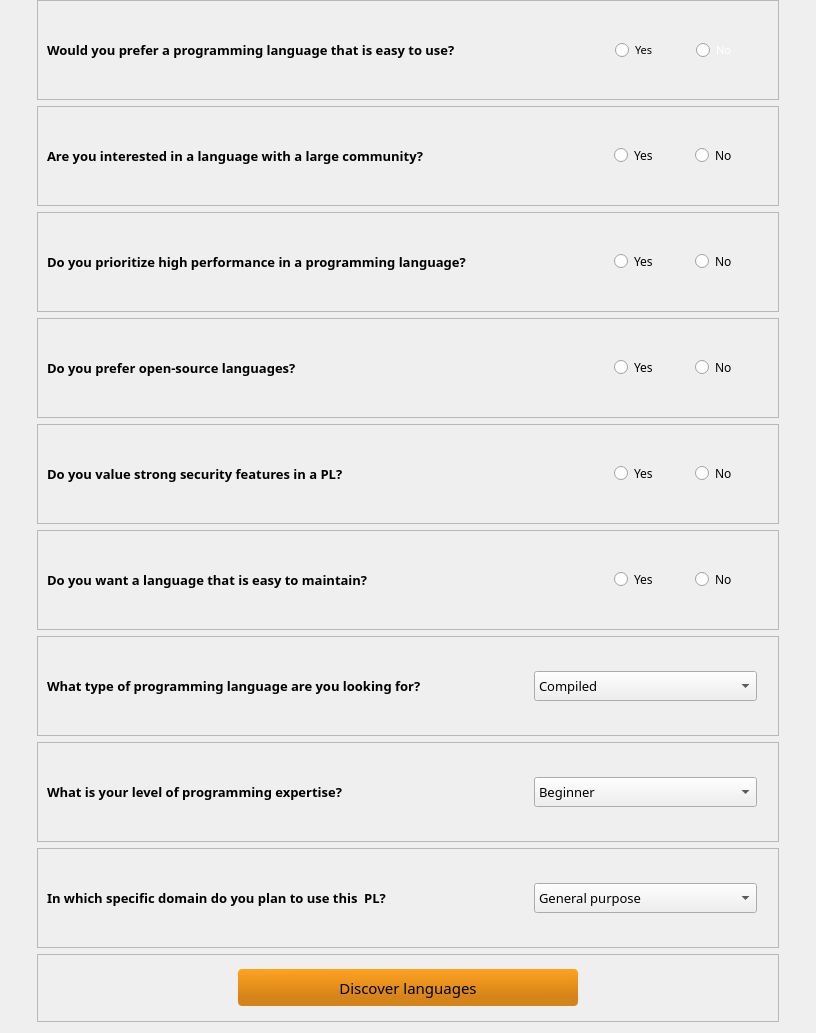
             <widget class="QWidget" name="scrollAreaWidgetContents">
              <property name="geometry">
               <rect>
                <x>0</x>
                <y>-756</y>
                <width>816</width>
                <height>1031</height>
               </rect>
              </property>
              <property name="styleSheet">
               <string notr="true"/>
              </property>
              <layout class="QVBoxLayout" name="verticalLayout_4">
               <property name="leftMargin">
                <number>37</number>
               </property>
               <property name="topMargin">
                <number>0</number>
               </property>
               <property name="rightMargin">
                <number>37</number>
               </property>
               <item>
                <widget class="QFrame" name="q1">
                 <property name="sizePolicy">
                  <sizepolicy hsizetype="Preferred" vsizetype="Preferred">
                   <horstretch>0</horstretch>
                   <verstretch>0</verstretch>
                  </sizepolicy>
                 </property>
                 <property name="minimumSize">
                  <size>
                   <width>0</width>
                   <height>100</height>
                  </size>
                 </property>
                 <property name="frameShape">
                  <enum>QFrame::StyledPanel</enum>
                 </property>
                 <property name="frameShadow">
                  <enum>QFrame::Raised</enum>
                 </property>
                 <layout class="QHBoxLayout" name="horizontalLayout_4">
                  <item>
                   <widget class="QLabel" name="ques">
                    <property name="minimumSize">
                     <size>
                      <width>500</width>
                      <height>0</height>
                     </size>
                    </property>
                    <property name="font">
                     <font>
                      <family>Montserrat Alternates Medium</family>
                      <pointsize>10</pointsize>
                      <weight>75</weight>
                      <bold>true</bold>
                     </font>
                    </property>
                    <property name="text">
                     <string>Would you prefer a programming language that is easy to use? </string>
                    </property>
                   </widget>
                  </item>
                  <item alignment="Qt::AlignRight">
                   <widget class="QRadioButton" name="yes">
                    <property name="font">
                     <font>
                      <family>Montserrat Alternates</family>
                      <pointsize>8</pointsize>
                     </font>
                    </property>
                    <property name="text">
                     <string>Yes</string>
                    </property>
                   </widget>
                  </item>
                  <item alignment="Qt::AlignHCenter">
                   <widget class="QRadioButton" name="no">
                    <property name="font">
                     <font>
                      <family>Montserrat Alternates</family>
                      <pointsize>8</pointsize>
                     </font>
                    </property>
                    <property name="styleSheet">
                     <string notr="true">color: rgb(255, 255, 255);</string>
                    </property>
                    <property name="text">
                     <string>No</string>
                    </property>
                   </widget>
                  </item>
                 </layout>
                </widget>
               </item>
               <item>
                <widget class="QFrame" name="q2">
                 <property name="sizePolicy">
                  <sizepolicy hsizetype="Preferred" vsizetype="Preferred">
                   <horstretch>0</horstretch>
                   <verstretch>0</verstretch>
                  </sizepolicy>
                 </property>
                 <property name="minimumSize">
                  <size>
                   <width>0</width>
                   <height>100</height>
                  </size>
                 </property>
                 <property name="frameShape">
                  <enum>QFrame::StyledPanel</enum>
                 </property>
                 <property name="frameShadow">
                  <enum>QFrame::Raised</enum>
                 </property>
                 <layout class="QHBoxLayout" name="horizontalLayout_11">
                  <item>
                   <widget class="QLabel" name="ques2">
                    <property name="minimumSize">
                     <size>
                      <width>500</width>
                      <height>0</height>
                     </size>
                    </property>
                    <property name="font">
                     <font>
                      <family>Montserrat Alternates Medium</family>
                      <pointsize>10</pointsize>
                      <weight>75</weight>
                      <bold>true</bold>
                     </font>
                    </property>
                    <property name="text">
                     <string>Are you interested in a language with a large community? </string>
                    </property>
                   </widget>
                  </item>
                  <item alignment="Qt::AlignRight">
                   <widget class="QRadioButton" name="yes2">
                    <property name="font">
                     <font>
                      <family>Montserrat Alternates</family>
                     </font>
                    </property>
                    <property name="text">
                     <string>Yes</string>
                    </property>
                   </widget>
                  </item>
                  <item alignment="Qt::AlignHCenter">
                   <widget class="QRadioButton" name="no2">
                    <property name="font">
                     <font>
                      <family>Montserrat Alternates</family>
                     </font>
                    </property>
                    <property name="text">
                     <string>No</string>
                    </property>
                   </widget>
                  </item>
                 </layout>
                </widget>
               </item>
               <item>
                <widget class="QFrame" name="q3">
                 <property name="sizePolicy">
                  <sizepolicy hsizetype="Preferred" vsizetype="Preferred">
                   <horstretch>0</horstretch>
                   <verstretch>0</verstretch>
                  </sizepolicy>
                 </property>
                 <property name="minimumSize">
                  <size>
                   <width>0</width>
                   <height>100</height>
                  </size>
                 </property>
                 <property name="frameShape">
                  <enum>QFrame::StyledPanel</enum>
                 </property>
                 <property name="frameShadow">
                  <enum>QFrame::Raised</enum>
                 </property>
                 <layout class="QHBoxLayout" name="horizontalLayout_12">
                  <item>
                   <widget class="QLabel" name="ques3">
                    <property name="minimumSize">
                     <size>
                      <width>500</width>
                      <height>0</height>
                     </size>
                    </property>
                    <property name="font">
                     <font>
                      <family>Montserrat Alternates Medium</family>
                      <pointsize>10</pointsize>
                      <weight>75</weight>
                      <bold>true</bold>
                     </font>
                    </property>
                    <property name="text">
                     <string>Do you prioritize high performance in a programming language? </string>
                    </property>
                   </widget>
                  </item>
                  <item alignment="Qt::AlignRight">
                   <widget class="QRadioButton" name="yes3">
                    <property name="font">
                     <font>
                      <family>Montserrat Alternates</family>
                     </font>
                    </property>
                    <property name="text">
                     <string>Yes</string>
                    </property>
                   </widget>
                  </item>
                  <item alignment="Qt::AlignHCenter">
                   <widget class="QRadioButton" name="no3">
                    <property name="font">
                     <font>
                      <family>Montserrat Alternates</family>
                     </font>
                    </property>
                    <property name="text">
                     <string>No</string>
                    </property>
                   </widget>
                  </item>
                 </layout>
                </widget>
               </item>
               <item>
                <widget class="QFrame" name="q4">
                 <property name="sizePolicy">
                  <sizepolicy hsizetype="Preferred" vsizetype="Preferred">
                   <horstretch>0</horstretch>
                   <verstretch>0</verstretch>
                  </sizepolicy>
                 </property>
                 <property name="minimumSize">
                  <size>
                   <width>0</width>
                   <height>100</height>
                  </size>
                 </property>
                 <property name="frameShape">
                  <enum>QFrame::StyledPanel</enum>
                 </property>
                 <property name="frameShadow">
                  <enum>QFrame::Raised</enum>
                 </property>
                 <layout class="QHBoxLayout" name="horizontalLayout_7">
                  <item>
                   <widget class="QLabel" name="ques4">
                    <property name="minimumSize">
                     <size>
                      <width>500</width>
                      <height>0</height>
                     </size>
                    </property>
                    <property name="font">
                     <font>
                      <family>Montserrat Alternates Medium</family>
                      <pointsize>10</pointsize>
                      <weight>75</weight>
                      <bold>true</bold>
                     </font>
                    </property>
                    <property name="text">
                     <string>Do you prefer open-source languages?</string>
                    </property>
                   </widget>
                  </item>
                  <item alignment="Qt::AlignRight">
                   <widget class="QRadioButton" name="yes4">
                    <property name="font">
                     <font>
                      <family>Montserrat Alternates</family>
                     </font>
                    </property>
                    <property name="text">
                     <string>Yes</string>
                    </property>
                   </widget>
                  </item>
                  <item alignment="Qt::AlignHCenter">
                   <widget class="QRadioButton" name="no4">
                    <property name="font">
                     <font>
                      <family>Montserrat Alternates</family>
                     </font>
                    </property>
                    <property name="text">
                     <string>No</string>
                    </property>
                   </widget>
                  </item>
                 </layout>
                </widget>
               </item>
               <item>
                <widget class="QFrame" name="q5">
                 <property name="sizePolicy">
                  <sizepolicy hsizetype="Preferred" vsizetype="Preferred">
                   <horstretch>0</horstretch>
                   <verstretch>0</verstretch>
                  </sizepolicy>
                 </property>
                 <property name="minimumSize">
                  <size>
                   <width>0</width>
                   <height>100</height>
                  </size>
                 </property>
                 <property name="frameShape">
                  <enum>QFrame::StyledPanel</enum>
                 </property>
                 <property name="frameShadow">
                  <enum>QFrame::Raised</enum>
                 </property>
                 <layout class="QHBoxLayout" name="horizontalLayout_6">
                  <item>
                   <widget class="QLabel" name="ques5">
                    <property name="minimumSize">
                     <size>
                      <width>500</width>
                      <height>0</height>
                     </size>
                    </property>
                    <property name="font">
                     <font>
                      <family>Montserrat Alternates Medium</family>
                      <pointsize>10</pointsize>
                      <weight>75</weight>
                      <bold>true</bold>
                     </font>
                    </property>
                    <property name="text">
                     <string>Do you value strong security features in a PL? </string>
                    </property>
                   </widget>
                  </item>
                  <item alignment="Qt::AlignRight">
                   <widget class="QRadioButton" name="yes5">
                    <property name="font">
                     <font>
                      <family>Montserrat Alternates</family>
                     </font>
                    </property>
                    <property name="text">
                     <string>Yes</string>
                    </property>
                   </widget>
                  </item>
                  <item alignment="Qt::AlignHCenter">
                   <widget class="QRadioButton" name="no5">
                    <property name="font">
                     <font>
                      <family>Montserrat Alternates</family>
                     </font>
                    </property>
                    <property name="text">
                     <string>No</string>
                    </property>
                   </widget>
                  </item>
                 </layout>
                </widget>
               </item>
               <item>
                <widget class="QFrame" name="q1_2">
                 <property name="sizePolicy">
                  <sizepolicy hsizetype="Preferred" vsizetype="Preferred">
                   <horstretch>0</horstretch>
                   <verstretch>0</verstretch>
                  </sizepolicy>
                 </property>
                 <property name="minimumSize">
                  <size>
                   <width>0</width>
                   <height>100</height>
                  </size>
                 </property>
                 <property name="frameShape">
                  <enum>QFrame::StyledPanel</enum>
                 </property>
                 <property name="frameShadow">
                  <enum>QFrame::Raised</enum>
                 </property>
                 <layout class="QHBoxLayout" name="horizontalLayout_5">
                  <item>
                   <widget class="QLabel" name="ques6">
                    <property name="minimumSize">
                     <size>
                      <width>500</width>
                      <height>0</height>
                     </size>
                    </property>
                    <property name="font">
                     <font>
                      <family>Montserrat Alternates Medium</family>
                      <pointsize>10</pointsize>
                      <weight>75</weight>
                      <bold>true</bold>
                     </font>
                    </property>
                    <property name="text">
                     <string>Do you want a language that is easy to maintain? </string>
                    </property>
                   </widget>
                  </item>
                  <item alignment="Qt::AlignRight">
                   <widget class="QRadioButton" name="yes6">
                    <property name="font">
                     <font>
                      <family>Montserrat Alternates</family>
                     </font>
                    </property>
                    <property name="text">
                     <string>Yes</string>
                    </property>
                   </widget>
                  </item>
                  <item alignment="Qt::AlignHCenter">
                   <widget class="QRadioButton" name="no6">
                    <property name="font">
                     <font>
                      <family>Montserrat Alternates</family>
                     </font>
                    </property>
                    <property name="text">
                     <string>No</string>
                    </property>
                   </widget>
                  </item>
                 </layout>
                </widget>
               </item>
               <item>
                <widget class="QFrame" name="q7">
                 <property name="sizePolicy">
                  <sizepolicy hsizetype="Preferred" vsizetype="Preferred">
                   <horstretch>0</horstretch>
                   <verstretch>0</verstretch>
                  </sizepolicy>
                 </property>
                 <property name="minimumSize">
                  <size>
                   <width>0</width>
                   <height>100</height>
                  </size>
                 </property>
                 <property name="frameShape">
                  <enum>QFrame::StyledPanel</enum>
                 </property>
                 <property name="frameShadow">
                  <enum>QFrame::Raised</enum>
                 </property>
                 <layout class="QHBoxLayout" name="horizontalLayout_8">
                  <property name="rightMargin">
                   <number>21</number>
                  </property>
                  <item>
                   <widget class="QLabel" name="ques7">
                    <property name="minimumSize">
                     <size>
                      <width>481</width>
                      <height>0</height>
                     </size>
                    </property>
                    <property name="font">
                     <font>
                      <family>Montserrat Alternates Medium</family>
                      <pointsize>10</pointsize>
                      <weight>75</weight>
                      <bold>true</bold>
                     </font>
                    </property>
                    <property name="text">
                     <string>What type of programming language are you looking for?</string>
                    </property>
                   </widget>
                  </item>
                  <item>
                   <widget class="QComboBox" name="comboBox7">
                    <property name="minimumSize">
                     <size>
                      <width>0</width>
                      <height>30</height>
                     </size>
                    </property>
                    <property name="maximumSize">
                     <size>
                      <width>500</width>
                      <height>16777215</height>
                     </size>
                    </property>
                    <property name="font">
                     <font>
                      <family>Montserrat Alternates</family>
                      <pointsize>10</pointsize>
                      <weight>50</weight>
                      <bold>false</bold>
                     </font>
                    </property>
                    <item>
                     <property name="text">
                      <string>Compiled</string>
                     </property>
                    </item>
                    <item>
                     <property name="text">
                      <string>Interpreted</string>
                     </property>
                    </item>
                   </widget>
                  </item>
                 </layout>
                </widget>
               </item>
               <item>
                <widget class="QFrame" name="q8">
                 <property name="sizePolicy">
                  <sizepolicy hsizetype="Preferred" vsizetype="Preferred">
                   <horstretch>0</horstretch>
                   <verstretch>0</verstretch>
                  </sizepolicy>
                 </property>
                 <property name="minimumSize">
                  <size>
                   <width>0</width>
                   <height>100</height>
                  </size>
                 </property>
                 <property name="frameShape">
                  <enum>QFrame::StyledPanel</enum>
                 </property>
                 <property name="frameShadow">
                  <enum>QFrame::Raised</enum>
                 </property>
                 <layout class="QHBoxLayout" name="horizontalLayout_10">
                  <property name="rightMargin">
                   <number>21</number>
                  </property>
                  <item>
                   <widget class="QLabel" name="ques8">
                    <property name="minimumSize">
                     <size>
                      <width>481</width>
                      <height>0</height>
                     </size>
                    </property>
                    <property name="font">
                     <font>
                      <family>Montserrat Alternates Medium</family>
                      <pointsize>10</pointsize>
                      <weight>75</weight>
                      <bold>true</bold>
                     </font>
                    </property>
                    <property name="text">
                     <string>What is your level of programming expertise?</string>
                    </property>
                   </widget>
                  </item>
                  <item>
                   <widget class="QComboBox" name="comboBox8">
                    <property name="minimumSize">
                     <size>
                      <width>0</width>
                      <height>30</height>
                     </size>
                    </property>
                    <property name="maximumSize">
                     <size>
                      <width>500</width>
                      <height>16777215</height>
                     </size>
                    </property>
                    <property name="font">
                     <font>
                      <family>Montserrat Alternates</family>
                      <pointsize>10</pointsize>
                      <weight>50</weight>
                      <bold>false</bold>
                     </font>
                    </property>
                    <item>
                     <property name="text">
                      <string>Beginner</string>
                     </property>
                    </item>
                    <item>
                     <property name="text">
                      <string>Intermediate </string>
                     </property>
                    </item>
                    <item>
                     <property name="text">
                      <string>Expert</string>
                     </property>
                    </item>
                   </widget>
                  </item>
                 </layout>
                </widget>
               </item>
               <item>
                <widget class="QFrame" name="q9">
                 <property name="sizePolicy">
                  <sizepolicy hsizetype="Preferred" vsizetype="Preferred">
                   <horstretch>0</horstretch>
                   <verstretch>0</verstretch>
                  </sizepolicy>
                 </property>
                 <property name="minimumSize">
                  <size>
                   <width>0</width>
                   <height>100</height>
                  </size>
                 </property>
                 <property name="frameShape">
                  <enum>QFrame::StyledPanel</enum>
                 </property>
                 <property name="frameShadow">
                  <enum>QFrame::Raised</enum>
                 </property>
                 <layout class="QHBoxLayout" name="horizontalLayout_9">
                  <property name="rightMargin">
                   <number>21</number>
                  </property>
                  <item>
                   <widget class="QLabel" name="ques9">
                    <property name="minimumSize">
                     <size>
                      <width>481</width>
                      <height>0</height>
                     </size>
                    </property>
                    <property name="font">
                     <font>
                      <family>Montserrat Alternates Medium</family>
                      <pointsize>10</pointsize>
                      <weight>75</weight>
                      <bold>true</bold>
                     </font>
                    </property>
                    <property name="text">
                     <string>In which specific domain do you plan to use this  PL? </string>
                    </property>
                   </widget>
                  </item>
                  <item>
                   <widget class="QComboBox" name="comboBox9">
                    <property name="minimumSize">
                     <size>
                      <width>0</width>
                      <height>30</height>
                     </size>
                    </property>
                    <property name="maximumSize">
                     <size>
                      <width>500</width>
                      <height>16777215</height>
                     </size>
                    </property>
                    <property name="font">
                     <font>
                      <family>Montserrat Alternates</family>
                      <pointsize>10</pointsize>
                      <weight>50</weight>
                      <bold>false</bold>
                     </font>
                    </property>
                    <item>
                     <property name="text">
                      <string>General purpose</string>
                     </property>
                    </item>
                    <item>
                     <property name="text">
                      <string>Front-end web development </string>
                     </property>
                    </item>
                    <item>
                     <property name="text">
                      <string>Back-end web development </string>
                     </property>
                    </item>
                    <item>
                     <property name="text">
                      <string>Data science</string>
                     </property>
                    </item>
                    <item>
                     <property name="text">
                      <string>Desktop development</string>
                     </property>
                    </item>
                    <item>
                     <property name="text">
                      <string>Mobile development</string>
                     </property>
                    </item>
                    <item>
                     <property name="text">
                      <string>Game development</string>
                     </property>
                    </item>
                   </widget>
                  </item>
                 </layout>
                </widget>
               </item>
               <item>
                <widget class="QFrame" name="btnFrame">
                 <property name="minimumSize">
                  <size>
                   <width>0</width>
                   <height>68</height>
                  </size>
                 </property>
                 <property name="frameShape">
                  <enum>QFrame::StyledPanel</enum>
                 </property>
                 <property name="frameShadow">
                  <enum>QFrame::Raised</enum>
                 </property>
                 <layout class="QVBoxLayout" name="verticalLayout_7">
                  <property name="leftMargin">
                   <number>200</number>
                  </property>
                  <property name="rightMargin">
                   <number>200</number>
                  </property>
                  <item>
                   <widget class="QPushButton" name="pushButton">
                    <property name="sizePolicy">
                     <sizepolicy hsizetype="Expanding" vsizetype="Fixed">
                      <horstretch>0</horstretch>
                      <verstretch>0</verstretch>
                     </sizepolicy>
                    </property>
                    <property name="minimumSize">
                     <size>
                      <width>201</width>
                      <height>37</height>
                     </size>
                    </property>
                    <property name="font">
                     <font>
                      <family>Montserrat Alternates SemiBold</family>
                      <pointsize>11</pointsize>
                      <weight>50</weight>
                      <bold>false</bold>
                     </font>
                    </property>
                    <property name="cursor">
                     <cursorShape>PointingHandCursor</cursorShape>
                    </property>
                    <property name="styleSheet">
                     <string notr="true">QPushButton {
    /* Default state */
    background-color:qlineargradient(spread:pad, x1:0.5345, y1:0, x2:0.557, y2:1, stop:0 rgba(255, 162, 32, 255), stop:0.755682 rgba(213, 132, 26, 255)); /* Set the desired color */
    border-radius: 4px; /* Set the desired border radius */
}

QPushButton:hover {
    /* Hover state */
    background-color: rgb(255, 158, 32); /* Set the desired color */
}

QPushButton:pressed {
    /* Clicked state */
    background-color: rgb(167, 103, 20); /* Set the desired color */
}

</string>
                    </property>
                    <property name="text">
                     <string>Discover languages</string>
                    </property>
                   </widget>
                  </item>
                 </layout>
                </widget>
               </item>
              </layout>
             </widget>
